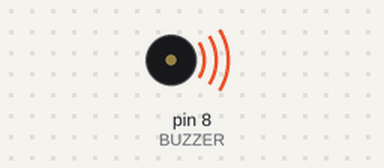
Recording of a sketch running on a simulated Arduino Uno, built with avr-gcc and run on an emulated ATmega328P. On the bench: buzzer (waves = sounding).

Above: at 0.5 s.
Timing chart, 0 to 3.5 s (numbered marks = the images above):
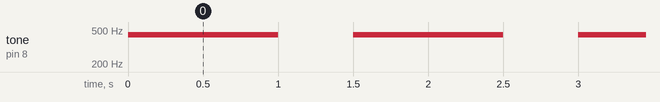

The sketch:

Buzzer_Sketch.ino
```cpp
const int BUZZER = 8;

void setup(){
  pinMode(BUZZER, OUTPUT);
}

void loop(){
  tone(BUZZER, 440); //Make a tone of 440hz
  delay(1000);
  noTone(BUZZER);
  delay(500);
}
```

Measured:
- by itself, tone on pin 8 (BUZZER): alternates 440 Hz for 1.0 s and silent for 0.50 s
